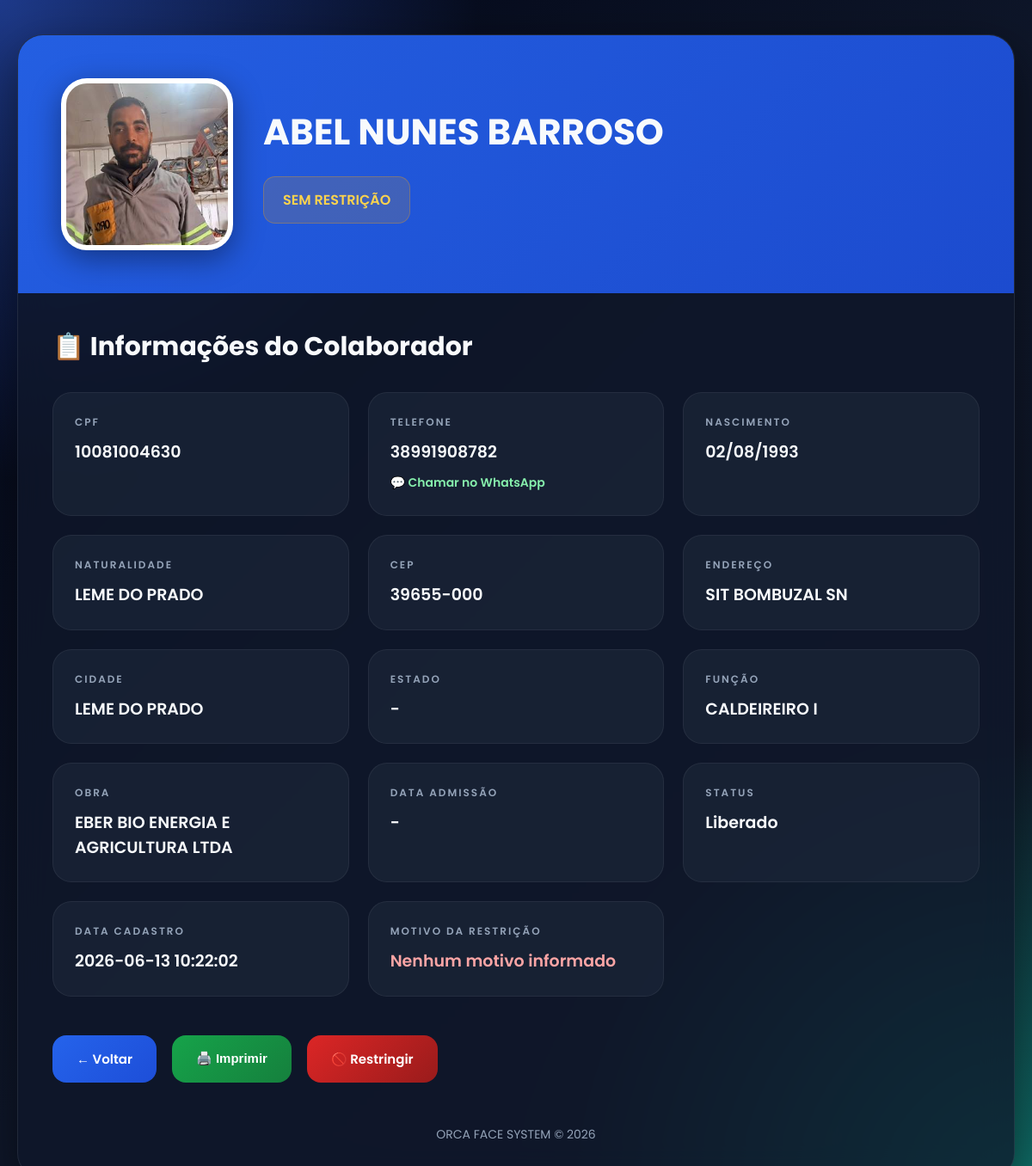
Screenshot of /colaborador/1 (signed in) with the database file from the repository.
### models.py (models this page shows, shortened)
class Colaborador(db.Model):
    __tablename__ = 'colaborador'
    id = db.Column(
        db.Integer,
        primary_key=True
    )
    nome = db.Column(
        db.String(200),
        nullable=False
    )
    cpf = db.Column(
        db.String(20),
        unique=True,
        nullable=False
    )
    telefone = db.Column(
        db.String(20)
    )
    data_nascimento = db.Column(
        db.String(50)
    )
    naturalidade = db.Column(
        db.String(100)
    )
    cep = db.Column(
        db.String(20)
    )
    endereco = db.Column(
        db.String(300)
    )
    cidade = db.Column(
        db.String(100)
    )
    estado = db.Column(
        db.String(100)
    )
    funcao = db.Column(
        db.String(100)
    )
    campo = db.Column(
        db.String(200)
    )
    campo_isolado = db.Column(
        db.Boolean,
        default=False
    )
    obra = db.Column(
        db.String(200)
    )
    foto = db.Column(
        db.String(300)
    )
    status = db.Column(
        db.String(50),
        default='Liberado'
    )
    pre_admissao = db.Column(
        db.String(100),
        default='Em análise'
    )
    data_admissao = db.Column(
        db.String(50)
    )
    restrito = db.Column(
        db.Boolean,
        default=False
    )
    motivo = db.Column(
        db.String(500)
    )
    data_cadastro = db.Column(
        db.DateTime,
        server_default=db.func.now()
    )

### app.py (the view)
@app.route('/colaborador/<int:id>')
@login_required
def ver_colaborador(id):
    colaborador = Colaborador.query.get(id)
    if not colaborador:
        return 'Colaborador não encontrado'
    return render_template(
        'colaborador.html',
        c=colaborador
    )

### app.py (called while the page is built)
def login_required(f):
    @wraps(f)
    def decorated_function(*args, **kwargs):
        if 'usuario' not in session:
            return redirect('/login')
        return f(*args, **kwargs)
    return decorated_function

### templates/colaborador.html (shortened to what this page needs)
<!DOCTYPE html>
<html lang="pt-br">
<head>
</head>
<body>
<div class="card">
    <div class="header">
        <div class="topo">
            {% if c.foto %}
            <img
            class="foto"
            src="{{ c.foto }}">
            {% else %}
            <img
            class="foto"
            src="https://cdn-icons-png.flaticon.com/512/149/149071.png">
            {% endif %}
            <div class="dados-principais">
                <div class="nome">
                    {{ c.nome }}
                </div>
                {% if c.restrito %}
                <div class="status status-bloq">
                    🚫 COLABORADOR RESTRITO
                </div>
                {% elif c.pre_admissao == 'Em análise' %}
                <div class="status status-admissao">
                     SEM RESTRIÇÃO
                </div>
                {% else %}
                <div class="status status-ok">
                    ✅ COLABORADOR LIBERADO
                </div>
                {% endif %}
            </div>
        </div>
    </div>
    <div class="conteudo">
        <div class="titulo-secao">
            📋 Informações do Colaborador
        </div>
        <div class="info">
            <div class="box">
                <div class="titulo">CPF</div>
                <div class="valor">{{ c.cpf or '-' }}</div>
            </div>
            <div class="box">
                <div class="titulo">Telefone</div>
                <div class="valor">
                    {{ c.telefone or '-' }}
                    {% if c.telefone %}
                    <br>
                    <a
                    class="whatsapp"
                    href="https://wa.me/55{{ c.telefone }}"
                    target="_blank">
                        💬 Chamar no WhatsApp
                    </a>
                    {% endif %}
                </div>
            </div>
            <div class="box">
                <div class="titulo">Nascimento</div>
                <div class="valor">{{ c.data_nascimento or '-' }}</div>
            </div>
            <div class="box">
                <div class="titulo">Naturalidade</div>
                <div class="valor">{{ c.naturalidade or '-' }}</div>
            </div>
            <div class="box">
                <div class="titulo">CEP</div>
                <div class="valor">{{ c.cep or '-' }}</div>
            </div>
            <div class="box">
                <div class="titulo">Endereço</div>
                <div class="valor">{{ c.endereco or '-' }}</div>
            </div>
            <div class="box">
                <div class="titulo">Cidade</div>
                <div class="valor">{{ c.cidade or '-' }}</div>
            </div>
            <div class="box">
                <div class="titulo">Estado</div>
                <div class="valor">{{ c.estado or '-' }}</div>
            </div>
            <div class="box">
                <div class="titulo">Função</div>
                <div class="valor">{{ c.funcao or '-' }}</div>
            </div>
            <div class="box">
                <div class="titulo">Obra</div>
                <div class="valor">{{ c.obra or '-' }}</div>
            </div>
            <div class="box">
                <div class="titulo">Data Admissão</div>
                <div class="valor">{{ c.data_admissao or '-' }}</div>
            </div>
            <div class="box">
                <div class="titulo">Status</div>
                <div class="valor">{{ c.status or 'Liberado' }}</div>
            </div>
            <div class="box">
                <div class="titulo">Data Cadastro</div>
                <div class="valor">{{ c.data_cadastro or '-' }}</div>
            </div>
            <div class="box">
                <div class="titulo">Motivo da Restrição</div>
                <div class="valor motivo">
                    {{ c.motivo or 'Nenhum motivo informado' }}
                </div>
            </div>
        </div>
        <div class="acoes">
            <a href="/" class="btn btn-voltar">
                ← Voltar
            </a>
            <button
            onclick="window.print()"
            class="btn btn-imprimir">
                🖨️ Imprimir
            </button>
            {% if c.restrito %}
            <a
            href="/liberar/{{ c.id }}"
            class="btn btn-liberar">
                ✅ Liberar
            </a>
            {% else %}
            <a
            href="/restringir/{{ c.id }}"
            class="btn btn-restringir">
                🚫 Restringir
            </a>
            {% endif %}
        </div>
        <div class="footer">
            ORCA FACE SYSTEM © 2026
        </div>
    </div>
</div>
</body>
</html>

### templates/colaborador.html (style rules this page uses)
* { margin:0; padding:0; box-sizing:border-box; }
:root { --bg:#020617; --card:#0f172a; --card2:#111827; --blue:#3b82f6; --blue2:#2563eb; --green:#22c55e; --red:#ef4444; --yellow:#f59e0b; --text:#f8fafc; --muted:#94a3b8; }
body { font-family:'Poppins',sans-serif; background: radial-gradient(circle at top left,#1e3a8a 0%,transparent 30%), radial-gradient(circle at bottom right,#0f766e 0%,transparent 30%), linear-gradient(135deg,#020617,#0f172a,#111827); min-height:100vh; padding:40px 20px; color:var(--text); overflow-x:hidden; }
.card { max-width:1300px; margin:auto; background:rgba(15,23,42,0.75); backdrop-filter:blur(18px); border:1px solid rgba(255,255,255,0.08); border-radius:30px; overflow:hidden; box-shadow: 0 20px 60px rgba(0,0,0,0.5); }
.header { position:relative; padding:50px; background: linear-gradient( 135deg, rgba(37,99,235,0.95), rgba(29,78,216,0.95)); overflow:hidden; }
.topo { display:flex; align-items:center; gap:35px; flex-wrap:wrap; }
.foto { width:200px; height:200px; object-fit:cover; border-radius:30px; border:6px solid rgba(255,255,255,0.95); background:white; box-shadow: 0 10px 35px rgba(0,0,0,0.4); }
.dados-principais { flex:1; }
.nome { font-size:42px; font-weight:700; margin-bottom:20px; }
.status { display:inline-flex; align-items:center; gap:10px; padding:14px 22px; border-radius:14px; font-size:16px; font-weight:600; }
.status-admissao { background:rgba(245,158,11,0.15); color:#fcd34d; border:1px solid rgba(245,158,11,0.3); }
.conteudo { padding:40px; }
.titulo-secao { font-size:30px; font-weight:700; margin-bottom:30px; }
.info { display:grid; grid-template-columns: repeat(auto-fit,minmax(260px,1fr)); gap:22px; }
.box { background:rgba(30,41,59,0.65); border:1px solid rgba(255,255,255,0.06); border-radius:22px; padding:25px; transition:0.35s; }
.titulo { color:var(--muted); font-size:12px; text-transform:uppercase; letter-spacing:2px; margin-bottom:12px; font-weight:600; }
.valor { font-size:19px; font-weight:600; line-height:1.5; word-break:break-word; }
.motivo { color:#fca5a5; }
.whatsapp { margin-top:10px; display:inline-flex; align-items:center; gap:8px; text-decoration:none; color:#86efac; font-size:14px; font-weight:600; }
.acoes { margin-top:45px; display:flex; gap:18px; flex-wrap:wrap; }
.btn { padding:16px 28px; border:none; border-radius:16px; cursor:pointer; text-decoration:none; color:white; font-size:15px; font-weight:600; transition:0.35s; display:flex; align-items:center; gap:10px; }
.btn-voltar { background: linear-gradient( 135deg, #2563eb, #1d4ed8); }
.btn-imprimir { background: linear-gradient( 135deg, #16a34a, #15803d); }
.btn-restringir { background: linear-gradient( 135deg, #dc2626, #991b1b); }
.footer { margin-top:50px; text-align:center; color:var(--muted); font-size:14px; }

### rows the page displays
Colaborador: foto (picture), nome "ABEL NUNES BARROSO", cpf "10081004630", telefone "38991908782", data_nascimento "02/08/1993", naturalidade "LEME DO PRADO", cep "39655-000", endereco "SIT BOMBUZAL SN", cidade "LEME DO PRADO", estado "-", funcao "CALDEIREIRO I", obra "EBER BIO ENERGIA E AGRICULTURA LTDA", data_admissao "-", status "Liberado", data_cadastro "2026-06-13 10:22:02", motivo "Nenhum motivo informado"
